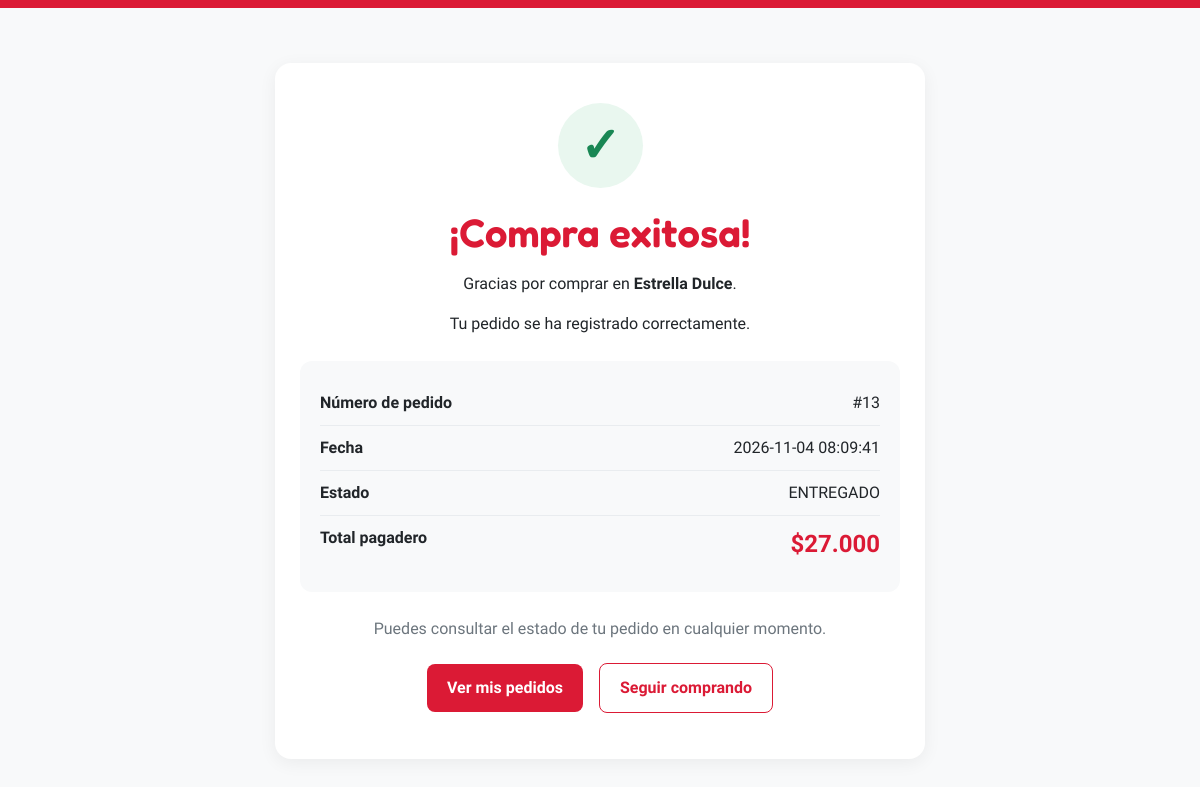
The app's page /vistas/compra_exitosa.php (signed in) with its own data.
### tables this page shows
CREATE TABLE `pedidos` (
  `id_pedido` int(11) NOT NULL,
  `id_usuario` int(11) NOT NULL,
  `total` decimal(10,2) NOT NULL DEFAULT 0.00,
  `estado` enum('PENDIENTE','CONFIRMADO','PREPARANDO','LISTO','ENTREGADO','CANCELADO') NOT NULL DEFAULT 'PENDIENTE',
  `direccion_entrega` varchar(255) DEFAULT NULL,
  `telefono_contacto` varchar(30) DEFAULT NULL,
  `observaciones` text DEFAULT NULL,
  `fecha_pedido` timestamp NOT NULL DEFAULT current_timestamp()
);

### vistas/compra_exitosa.php (the view, shortened to what this page needs)
<?php
require_once "../conexion.php";
$idUsuario = (int) $_SESSION["id_usuario"];
$pedido = $_SESSION["pedido_exitoso"] ?? null;
if (
    !is_array($pedido) ||
    empty($pedido["id_pedido"])
) {
    $sql = "
        SELECT id_pedido, total, estado, fecha_pedido
        FROM pedidos
        WHERE id_usuario = :id_usuario
        ORDER BY id_pedido DESC
        LIMIT 1
    ";
    $stmt = $conexion->prepare($sql);
    $stmt->execute([
        ":id_usuario" => $idUsuario
    ]);
    $pedido = $stmt->fetch(PDO::FETCH_ASSOC);
}
$idPedido = (int) $pedido["id_pedido"];
$total = (float) $pedido["total"];
$estado = $pedido["estado"];
function escapar($valor): string
{
    return htmlspecialchars(
        (string) ($valor ?? ""),
        ENT_QUOTES,
        "UTF-8"
    );
}
?>
<!DOCTYPE html>
<html lang="es">
<head>
    <link
        href="https://cdn.jsdelivr.net/npm/bootstrap@5.3.3/dist/css/bootstrap.min.css"
        rel="stylesheet"
    >
</head>
<body>
<div class="top-line"></div>
<main class="container">
    <section class="confirmacion">
        <div class="icono">✓</div>
        <h1>¡Compra exitosa!</h1>
        <p class="mt-3">
            Gracias por comprar en
            <strong>Estrella Dulce</strong>.
        </p>
        <p>
            Tu pedido se ha registrado correctamente.
        </p>
        <div class="datos-pedido">
            <div class="fila">
                <strong>Número de pedido</strong>
                <span>#<?= $idPedido ?></span>
            </div>
            <div class="fila">
                <strong>Fecha</strong>
                <span><?= escapar($pedido["fecha_pedido"]) ?></span>
            </div>
            <div class="fila">
                <strong>Estado</strong>
                <span><?= escapar($estado) ?></span>
            </div>
            <div class="fila">
                <strong>Total pagadero</strong>
                <span class="total">
                    $<?= number_format($total, 0, ",", ".") ?>
                </span>
            </div>
        </div>
        <p class="text-secondary">
            Puedes consultar el estado de tu pedido en cualquier momento.
        </p>
        <a href="estado_pedido.php" class="boton">
            Ver mis pedidos
        </a>
        <a href="postres.php" class="boton boton-secundario">
            Seguir comprando
        </a>
    </section>
</main>
</body>
</html>

### vistas/compra_exitosa.php (style rules this page uses)
:root { --primary: #DB1A35; --primary-dark: #b8152c; }
body { margin: 0; background: #f8f9fa; font-family: 'Work Sans', sans-serif; color: #212529; }
.top-line { height: 8px; background: var(--primary); }
.confirmacion { max-width: 650px; margin: 55px auto; padding: 40px 25px; background: white; border-radius: 16px; box-shadow: 0 4px 18px rgba(0, 0, 0, .06); text-align: center; }
.icono { width: 85px; height: 85px; margin: 0 auto 20px; display: flex; align-items: center; justify-content: center; background: #e9f7ef; color: #198754; border-radius: 50%; font-size: 48px; font-weight: bold; }
h1 { font-family: 'Fredoka', sans-serif; color: var(--primary); font-weight: 600; }
.datos-pedido { background: #f8f9fa; border-radius: 12px; padding: 20px; margin: 25px 0; text-align: left; }
.fila { display: flex; justify-content: space-between; gap: 15px; padding: 10px 0; border-bottom: 1px solid #e9ecef; }
.fila:last-child { border-bottom: 0; }
.total { color: var(--primary); font-size: 1.5rem; font-weight: bold; }
.boton { display: inline-block; margin: 6px; padding: 12px 20px; background: var(--primary); color: white; text-decoration: none; border-radius: 8px; font-weight: 600; }
.boton-secundario { background: white; color: var(--primary); border: 1px solid var(--primary); }

### records on screen
pedidos: id_pedido "13", fecha_pedido "2026-11-04 08:09:41", estado "ENTREGADO", total "27.000"
